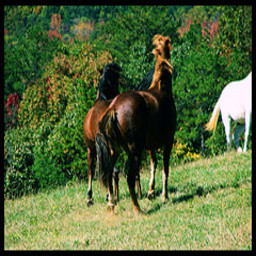
#> input picture horse2zebra/datasets/horse2zebra/testA/n02381460_1000.jpg, 256 x 256 px, given as the content of the folder ../dataset/50kshoes_edges, which was not available
$ python combine_A_and_B.py   (older library calls are emulated)
#> lines starting #> are read from the running program, lines starting #| are printed output that depends on the picture; pictures that were not available may be replaced by others from this repository, and a replacement may not be noted
import os
import numpy as np
import cv2
import argparse
from multiprocessing import Pool


def image_write(path_A, path_B, path_AB):
    im_A = cv2.imread(path_A, 1) # python2: cv2.CV_LOAD_IMAGE_COLOR; python3: cv2.IMREAD_COLOR
    im_A = cv2.resize(im_A, (2137, 3107))
    im_B = cv2.imread(path_B, 1) # python2: cv2.CV_LOAD_IMAGE_COLOR; python3: cv2.IMREAD_COLOR
    im_B = cv2.resize(im_B, (2137, 3107))
    im_AB = np.concatenate([im_A, im_B], 1)
    cv2.imwrite(path_AB, im_AB)


parser = argparse.ArgumentParser('create image pairs')
parser.add_argument('--fold_A', dest='fold_A', help='input directory for image A', type=str, default='../dataset/50kshoes_edges')
parser.add_argument('--fold_B', dest='fold_B', help='input directory for image B', type=str, default='../dataset/50kshoes_jpg')
parser.add_argument('--fold_AB', dest='fold_AB', help='output directory', type=str, default='../dataset/test_AB')
parser.add_argument('--num_imgs', dest='num_imgs', help='number of images', type=int, default=1000000)
parser.add_argument('--use_AB', dest='use_AB', help='if true: (0001_A, 0001_B) to (0001_AB)', action='store_true')
parser.add_argument('--no_multiprocessing', dest='no_multiprocessing', help='If used, chooses single CPU execution instead of parallel execution', action='store_true',default=False)
args = parser.parse_args()

for arg in vars(args):
    print('[%s] = ' % arg, getattr(args, arg))

splits = os.listdir(args.fold_A)

if not args.no_multiprocessing:
    pool=Pool()

for sp in splits:
    img_fold_A = os.path.join(args.fold_A, sp)
    img_fold_B = os.path.join(args.fold_B, sp)
    img_list = os.listdir(img_fold_A)
    if args.use_AB:
        img_list = [img_path for img_path in img_list if '_A.' in img_path]

    num_imgs = min(args.num_imgs, len(img_list))
    print('split = %s, use %d/%d images' % (sp, num_imgs, len(img_list)))
    img_fold_AB = os.path.join(args.fold_AB, sp)
    if not os.path.isdir(img_fold_AB):
        os.makedirs(img_fold_AB)
    print('split = %s, number of images = %d' % (sp, num_imgs))
    for n in range(num_imgs):
        print(n)
        name_A = img_list[n]
        path_A = os.path.join(img_fold_A, name_A)
        if args.use_AB:
            name_B = name_A.replace('_A.', '_B.')
        else:
            name_B = name_A
        path_B = os.path.join(img_fold_B, name_B)
        if not os.path.isfile(path_A):
            print("A is exist ", path_A)
        if not os.path.isfile(path_B):
            print("B is exist " , path_B)
        if os.path.isfile(path_A) and os.path.isfile(path_B):
            name_AB = name_A
            if args.use_AB:
                name_AB = name_AB.replace('_A.', '.')  # remove _A
            path_AB = os.path.join(img_fold_AB, name_AB)
            if not args.no_multiprocessing:
                pool.apply_async(image_write, args=(path_A, path_B, path_AB))
#> in image_write, im_A is the input picture: shape (256, 256, 3); mean B, G, R 57.5, 102.7, 84.4
#> in image_write, `im_A = cv2.resize(im_A, (2137, 3107))`:
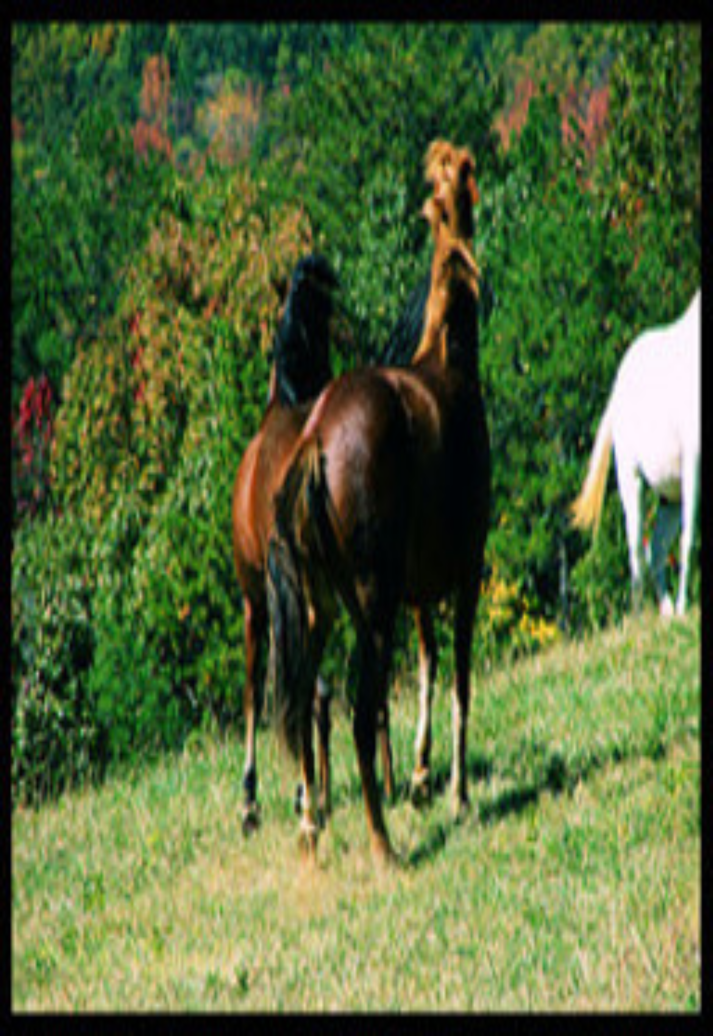
#> im_A: shape (3107, 2137, 3) (shown at 1/3 size); mean B, G, R 57.4, 102.6, 84.3
#> in image_write, `im_AB = np.concatenate([im_A, im_B], 1)`:
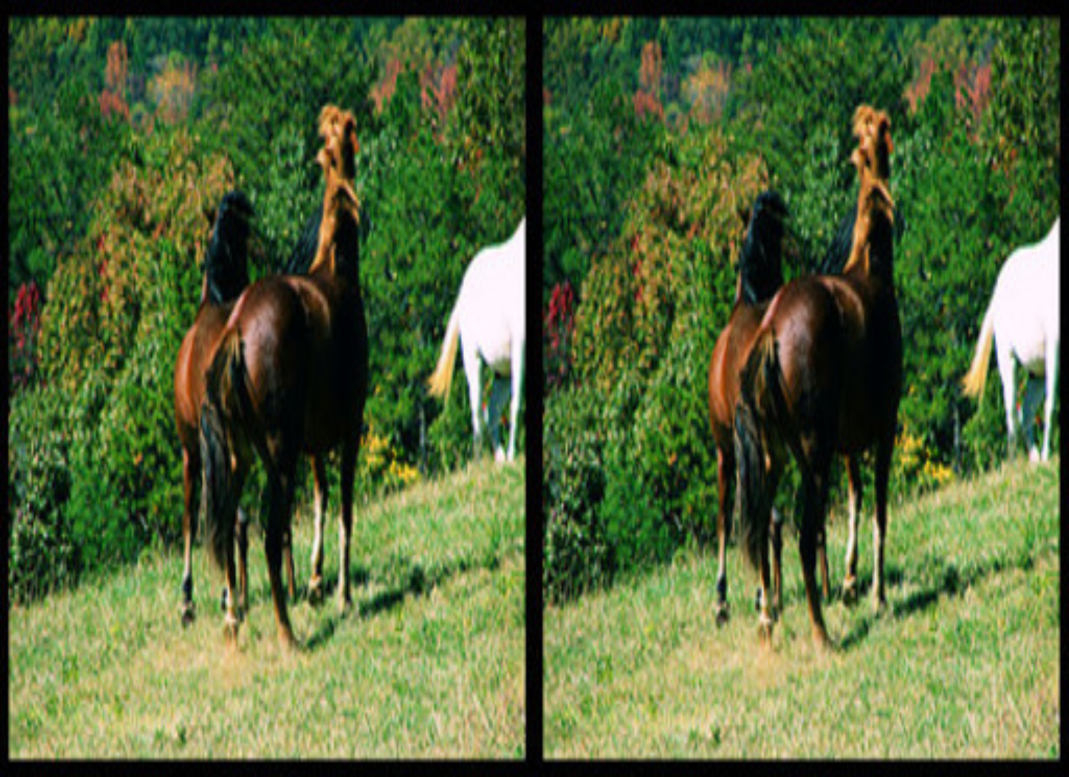
#> im_AB: shape (3107, 4274, 3) (shown at 1/4 size); mean B, G, R 57.4, 102.6, 84.3
            else:
                im_A = cv2.imread(path_A, 1) # python2: cv2.CV_LOAD_IMAGE_COLOR; python3: cv2.IMREAD_COLOR
                im_A = cv2.resize(im_A, (2137, 3107))
                im_B = cv2.imread(path_B, 1) # python2: cv2.CV_LOAD_IMAGE_COLOR; python3: cv2.IMREAD_COLOR
                im_B = cv2.resize(im_B, (2137, 3107))
                im_AB = np.concatenate([im_A, im_B], 1)
                print(" write " , n)
                cv2.imwrite(path_AB, im_AB)
if not args.no_multiprocessing:
    pool.close()
    pool.join()

$ run again, on horse2zebra/datasets/horse2zebra/testB/n02391049_1000.jpg
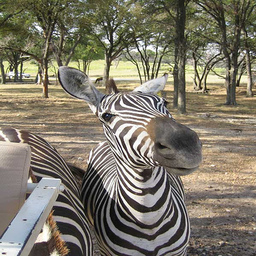
#> input picture horse2zebra/datasets/horse2zebra/testB/n02391049_1000.jpg, 256 x 256 px, given as the content of the folder ../dataset/50kshoes_edges, which was not available
#> in image_write, im_A is the input picture: shape (256, 256, 3); mean B, G, R 105.2, 120.1, 126
#> in image_write, `im_A = cv2.resize(im_A, (2137, 3107))`:
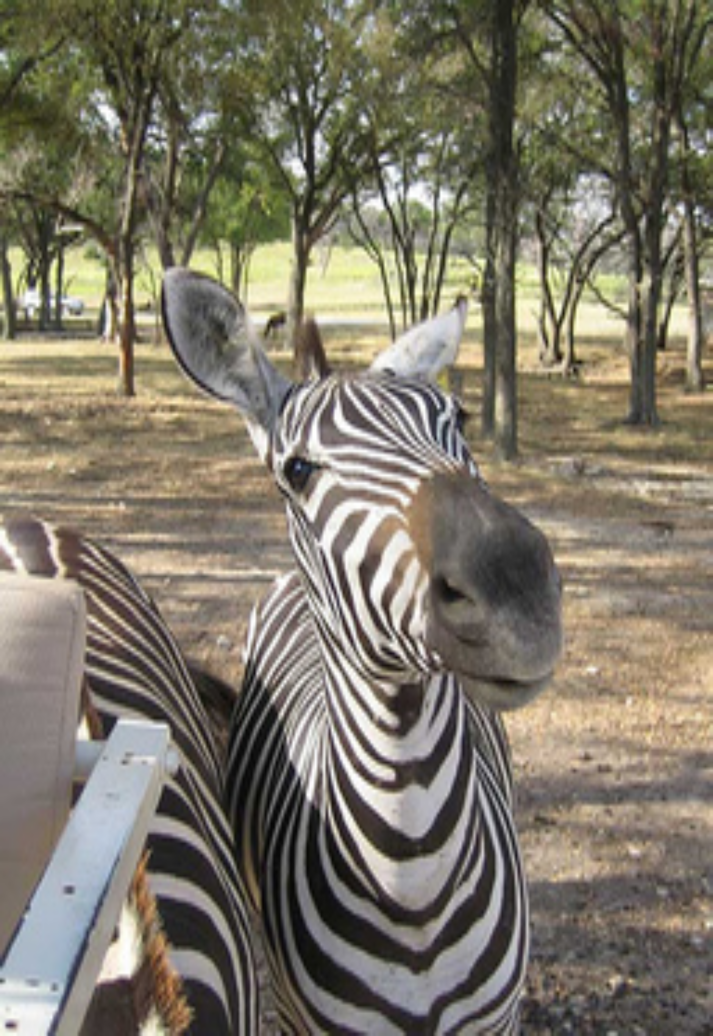
#> im_A: shape (3107, 2137, 3) (shown at 1/3 size); mean B, G, R 105.1, 120, 125.9
#> in image_write, `im_AB = np.concatenate([im_A, im_B], 1)`:
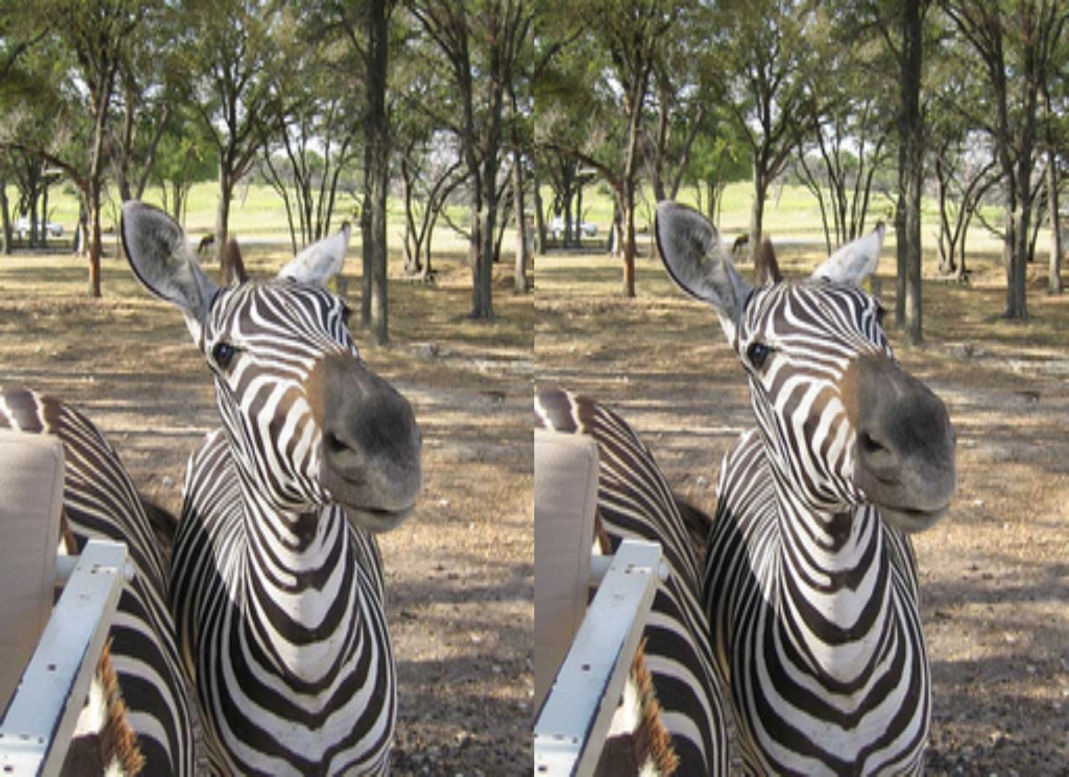
#> im_AB: shape (3107, 4274, 3) (shown at 1/4 size); mean B, G, R 105.1, 120, 125.9

$ run again, on horse2zebra/datasets/horse2zebra/trainA/n02381460_1063.jpg
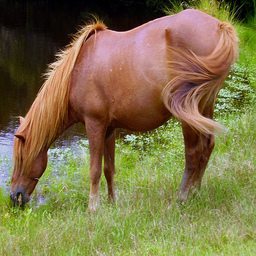
#> input picture horse2zebra/datasets/horse2zebra/trainA/n02381460_1063.jpg, 256 x 256 px, given as the content of the folder ../dataset/50kshoes_edges, which was not available
#> in image_write, im_A is the input picture: shape (256, 256, 3); mean B, G, R 73.1, 114.4, 125.8
#> in image_write, `im_A = cv2.resize(im_A, (2137, 3107))`:
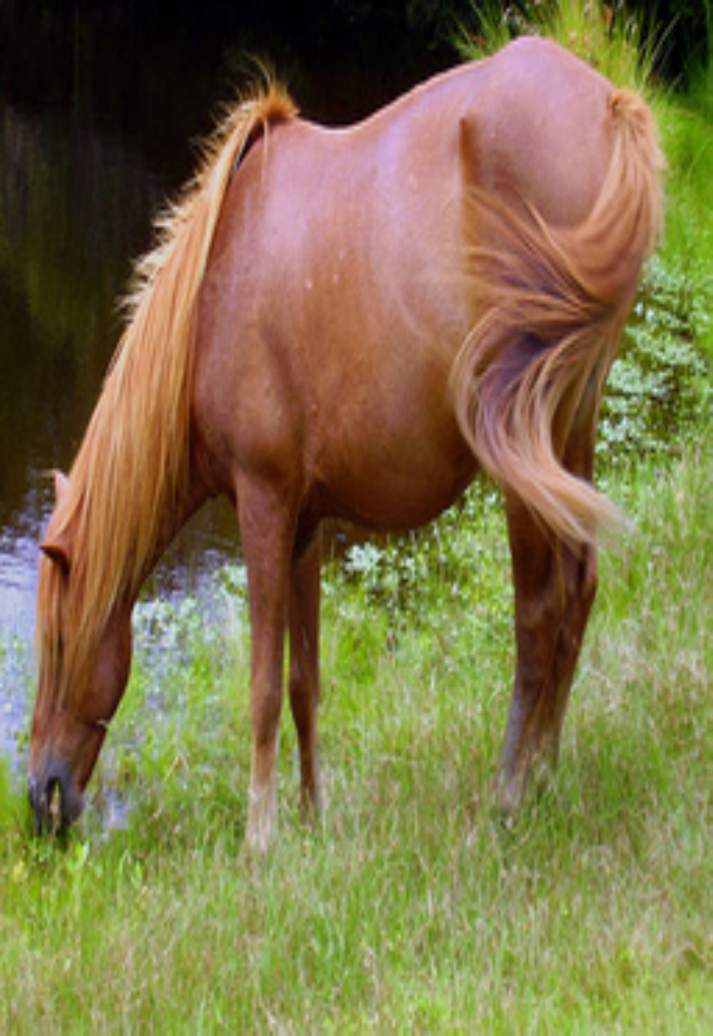
#> im_A: shape (3107, 2137, 3) (shown at 1/3 size); mean B, G, R 73, 114.3, 125.6
#> in image_write, `im_AB = np.concatenate([im_A, im_B], 1)`:
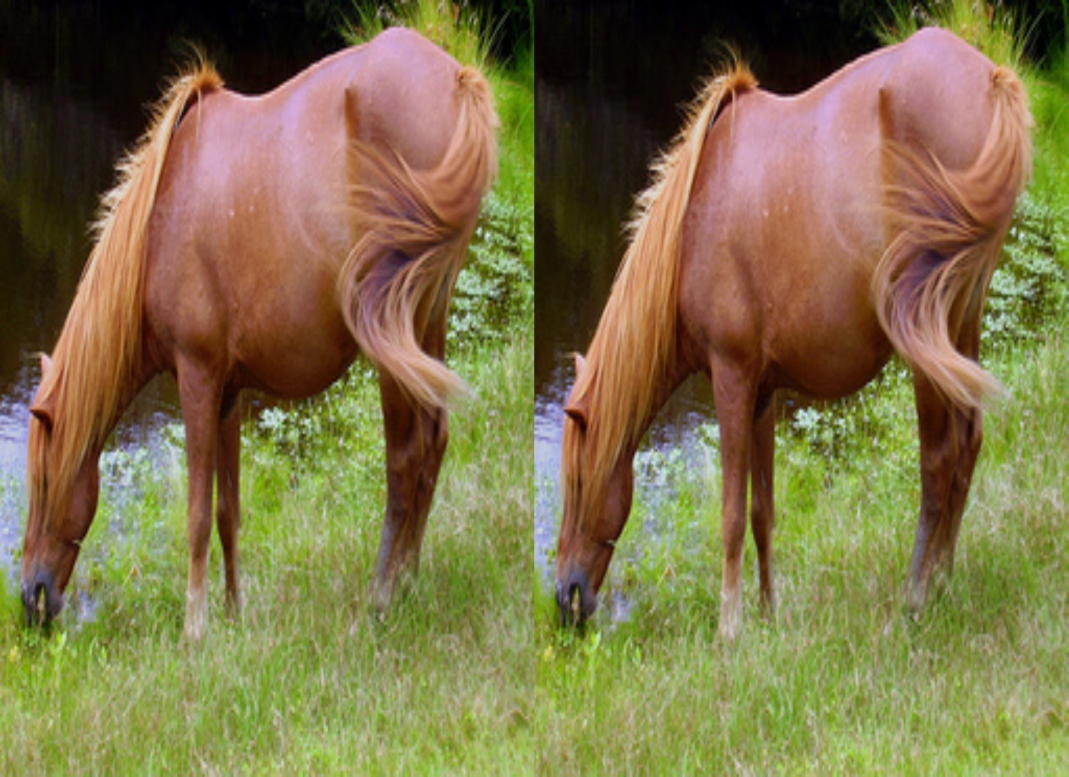
#> im_AB: shape (3107, 4274, 3) (shown at 1/4 size); mean B, G, R 73, 114.3, 125.6
